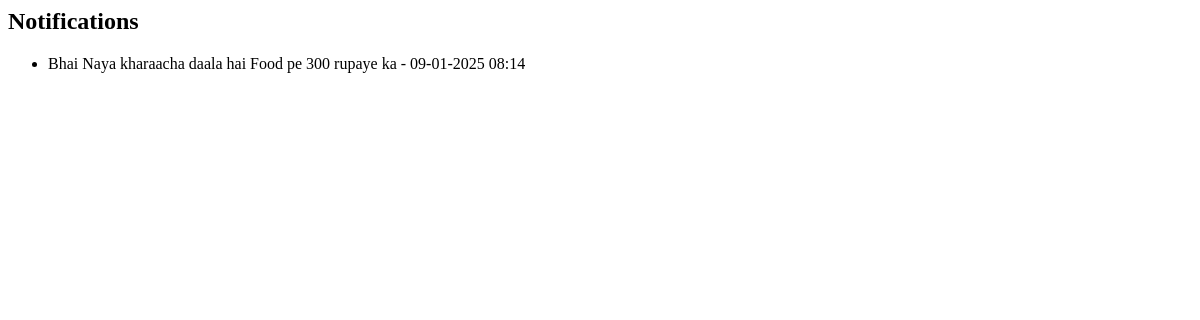
The app's page /notifications/ (signed in), older data.
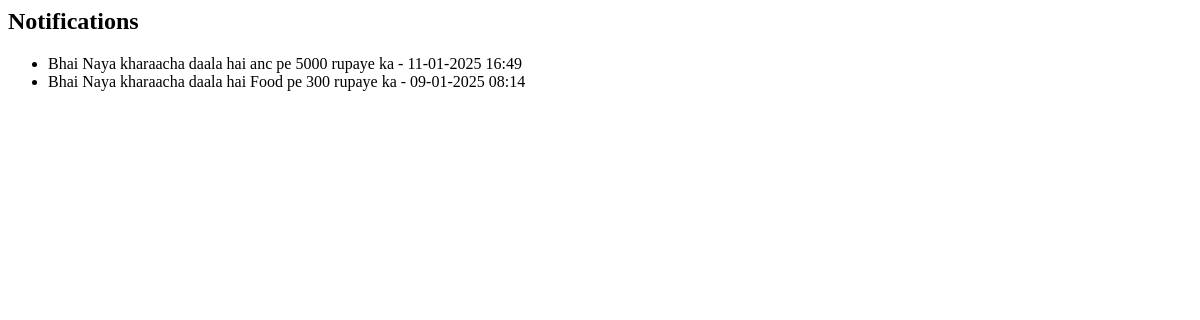
The same page, newer data.
### tracker/models.py (models this page shows)
class Notification(models.Model):
    user = models.ForeignKey(User, on_delete=models.CASCADE)
    message = models.TextField()
    created_at = models.DateTimeField(auto_now_add=True)
    is_read = models.BooleanField(default=False)
    def __str__(self):
        return f"Notification for {self.user.username}: {self.message}"

### tracker/views.py (the view)
# urls.py: path('notifications/', views.notifications, name='notifications'),
@login_required
def notifications(request):
    user_notifications = Notification.objects.filter(user=request.user, is_read=False).order_by('-created_at')
    print(user_notifications)
    print(request.user)
    return render(request, 'tracker/notification.html', {'notifications': user_notifications})

### tracker/templates/tracker/notification.html
<h2>Notifications</h2>
<ul>
    {% for x in notifications %}
    <li>
        {{ x.message }} -  {{x.created_at|date:"d-m-Y H:i"}}
    </li>
    {%endfor%}
</ul>

Row changes from the older to the newer data that the page shows:
added Notification: message "Bhai Naya kharaacha daala hai anc pe 5000 rupaye ka", created_at "11-01-2025 16:49"
